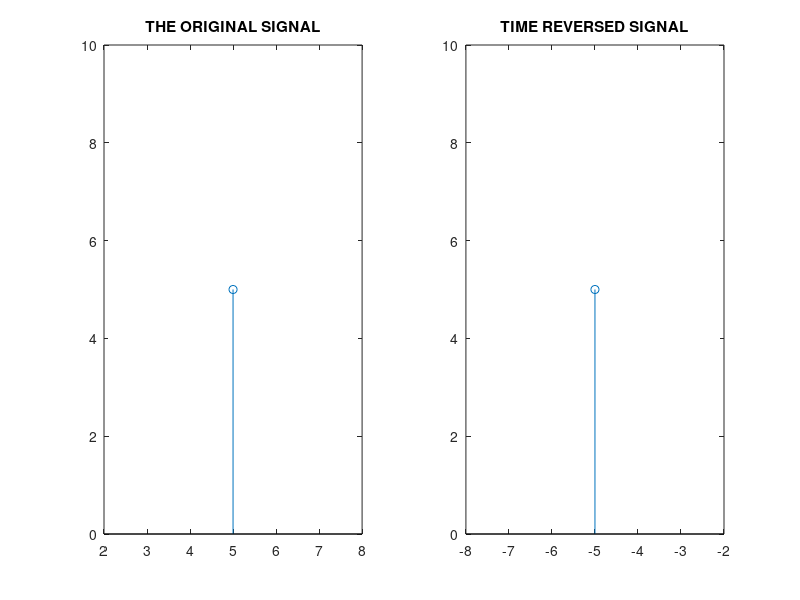

This figure's MATLAB source:

clc;
clear all;
n1=input('ENTER THE VALUE FOR n1   ');
n2=input('ENTER THE VALUE FOR n2   ');
n=n1:n2;
m=numel(n);
e=n1;
disp(' ');
disp('ENTER THE SEQUENCE');
for i=1:1:m
    fprintf('x[%d]  ',e);
      x(i)=input('');
      e=e+1;
end
subplot(1,2,1);
n=n1:n2;
stem(n,x);
title('THE ORIGINAL SIGNAL');
axis([n1-3 n2+3 min(x)-5 max(x)+5]);
fprintf('TIME REVERSED SIGNAL');
i=1;
for z=0:m-1
    y(i)=x(m-z);
    i=i+1;
end
subplot(1,2,2);
n=-n2:-n1;
stem(n,y);
axis([-n2-3 -n1+3 min(y)-5 max(y)+5]);
title('TIME REVERSED SIGNAL');



